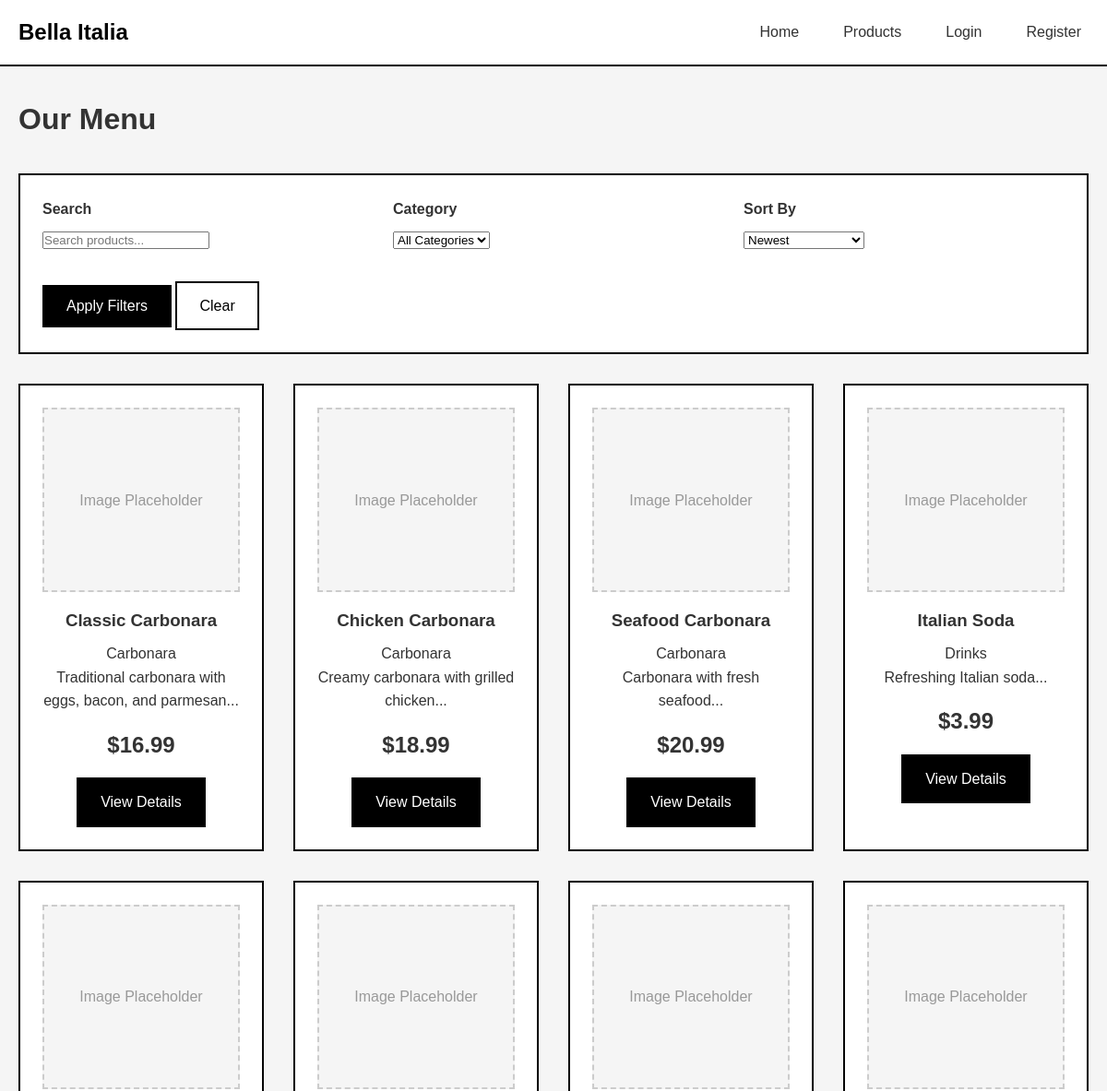
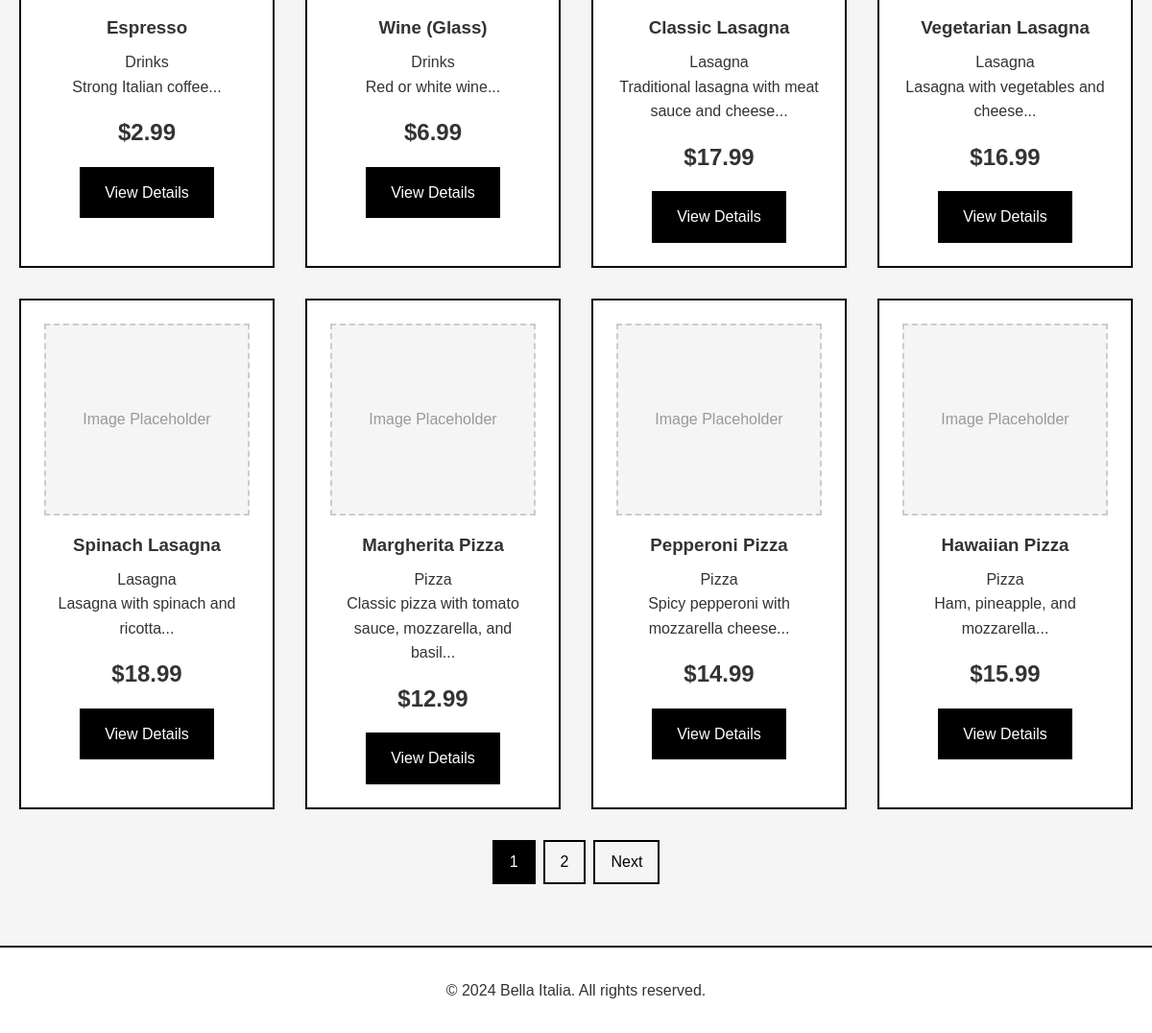
/products.php, run on the app's committed database (2 pictures, top to bottom).
### tables this page shows
CREATE TABLE IF NOT EXISTS products (
    id INT AUTO_INCREMENT PRIMARY KEY,
    name VARCHAR(255) NOT NULL,
    price DECIMAL(10, 2) NOT NULL,
    description TEXT,
    category_id INT NOT NULL,
    image VARCHAR(255) DEFAULT 'placeholder.jpg',
    availability ENUM('available', 'unavailable') DEFAULT 'available',
    created_at TIMESTAMP DEFAULT CURRENT_TIMESTAMP,
    FOREIGN KEY (category_id) REFERENCES categories(id) ON DELETE CASCADE
);

CREATE TABLE IF NOT EXISTS categories (
    id INT AUTO_INCREMENT PRIMARY KEY,
    name VARCHAR(100) NOT NULL UNIQUE,
    description TEXT,
    created_at TIMESTAMP DEFAULT CURRENT_TIMESTAMP
);

### config/db.php (called while the page is built, shortened)
<?php
function isLoggedIn() {
    return isset($_SESSION['user_id']);
}
?>

### products.php (the view, shortened to what this page needs)
<?php
require_once 'config/db.php';
$conn = getDBConnection();
$category_id = isset($_GET['category']) ? (int)$_GET['category'] : 0;
$search = isset($_GET['search']) ? trim($_GET['search']) : '';
$sort = isset($_GET['sort']) ? $_GET['sort'] : 'newest';
$page = isset($_GET['page']) ? (int)$_GET['page'] : 1;
$per_page = 12;
$offset = ($page - 1) * $per_page;
$where = "WHERE p.availability = 'available'";
$params = [];
$types = '';
$order_by = "ORDER BY p.created_at DESC";
switch ($sort) {
    case 'newest':
    default:
        $order_by = "ORDER BY p.created_at DESC";
        break;
}
$count_query = "SELECT COUNT(*) as total FROM products p $where";
$count_stmt = $conn->prepare($count_query);
$count_stmt->execute();
$total_products = $count_stmt->get_result()->fetch_assoc()['total'];
$total_pages = ceil($total_products / $per_page);
$query = "SELECT p.*, c.name as category_name FROM products p
          JOIN categories c ON p.category_id = c.id
          $where $order_by LIMIT ? OFFSET ?";
$params[] = $per_page;
$params[] = $offset;
$types .= 'ii';
$stmt = $conn->prepare($query);
if (!empty($types)) {
    $stmt->bind_param($types, ...$params);
}
$stmt->execute();
$products = $stmt->get_result()->fetch_all(MYSQLI_ASSOC);
?>
<!DOCTYPE html>
<html lang="en">
<head>
    <link rel="stylesheet" href="/college-pro/assets/css/style.css">
</head>
<body>
    <header>
        <div class="container">
            <nav>
                <a href="/college-pro/index.php" class="logo">Bella Italia</a>
                <ul class="nav-links">
                    <li><a href="/college-pro/index.php">Home</a></li>
                    <li><a href="/college-pro/products.php">Products</a></li>
                    <?php if (isLoggedIn()): ?>
                        <li><a href="/college-pro/cart/cart.php">Cart (<span class="cart-count">0</span>)</a></li>
                        <?php if (isAdmin()): ?>
                            <li><a href="/college-pro/admin/dashboard.php">Admin</a></li>
                        <?php else: ?>
                            <li><a href="/college-pro/customer/dashboard.php">Profile</a></li>
                        <?php endif; ?>
                        <li><a href="/college-pro/auth/logout.php">Logout</a></li>
                    <?php else: ?>
                        <li><a href="/college-pro/auth/login.php">Login</a></li>
                        <li><a href="/college-pro/auth/register.php">Register</a></li>
                    <?php endif; ?>
                </ul>
            </nav>
        </div>
    </header>
    <div class="container">
        <h1 style="margin: 2rem 0;">Our Menu</h1>
        <div class="filters">
            <form method="GET" action="">
                <div class="grid grid-3">
                    <div class="filter-group">
                        <label>Search</label>
                        <input type="text" name="search" placeholder="Search products..." value="<?php echo htmlspecialchars($search); ?>">
                    </div>
                    <div class="filter-group">
                        <label>Category</label>
                        <select name="category">
                            <option value="">All Categories</option>
                        </select>
                    </div>
                    <div class="filter-group">
                        <label>Sort By</label>
                        <select name="sort">
                            <option value="newest" <?php echo $sort === 'newest' ? 'selected' : ''; ?>>Newest</option>
                        </select>
                    </div>
                </div>
                <button type="submit" class="btn btn-primary" style="margin-top: 1rem;">Apply Filters</button>
                <a href="/college-pro/products.php" class="btn btn-secondary" style="margin-top: 1rem;">Clear</a>
            </form>
        </div>
        <?php if (count($products) > 0): ?>
            <div class="grid grid-3">
                <?php foreach ($products as $product): ?>
                    <div class="card product-card">
                        <div class="card-img">Image Placeholder</div>
                        <h3><?php echo htmlspecialchars($product['name']); ?></h3>
                        <p><?php echo htmlspecialchars($product['category_name']); ?></p>
                        <p><?php echo htmlspecialchars(substr($product['description'], 0, 100)) . '...'; ?></p>
                        <div class="price">$<?php echo number_format($product['price'], 2); ?></div>
                        <a href="/college-pro/product_details.php?id=<?php echo $product['id']; ?>" class="btn btn-primary">View Details</a>
                    </div>
                <?php endforeach; ?>
            </div>
            <?php if ($total_pages > 1): ?>
                <div class="pagination">
                    <?php for ($i = 1; $i <= $total_pages; $i++): ?>
                        <?php if ($i == $page): ?>
                            <span class="current"><?php echo $i; ?></span>
                        <?php else: ?>
                            <a href="?page=<?php echo $i; ?><?php echo $category_id ? '&category=' . $category_id : ''; ?><?php echo $search ? '&search=' . urlencode($search) : ''; ?>&sort=<?php echo $sort; ?>"><?php echo $i; ?></a>
                        <?php endif; ?>
                    <?php endfor; ?>
                    <?php if ($page < $total_pages): ?>
                        <a href="?page=<?php echo $page + 1; ?><?php echo $category_id ? '&category=' . $category_id : ''; ?><?php echo $search ? '&search=' . urlencode($search) : ''; ?>&sort=<?php echo $sort; ?>">Next</a>
                    <?php endif; ?>
                </div>
            <?php endif; ?>
        <?php else: ?>
            <div class="card">
                <p>No products found. Try adjusting your filters.</p>
            </div>
        <?php endif; ?>
    </div>
    <footer>
        <div class="container">
            <p>&copy; 2024 Bella Italia. All rights reserved.</p>
        </div>
    </footer>
</body>
</html>

### assets/css/style.css (style rules this page uses)
* { margin: 0; padding: 0; box-sizing: border-box; }
body { font-family: Arial, sans-serif; line-height: 1.6; color: #333; background-color: #f5f5f5; }
.container { max-width: 1200px; margin: 0 auto; padding: 0 20px; }
header { background-color: #fff; border-bottom: 2px solid #000; padding: 1rem 0; position: sticky; top: 0; z-index: 100; }
nav { display: flex; justify-content: space-between; align-items: center; flex-wrap: wrap; }
.logo { font-size: 1.5rem; font-weight: bold; color: #000; text-decoration: none; }
.nav-links { display: flex; list-style: none; gap: 2rem; align-items: center; }
.nav-links a { color: #333; text-decoration: none; padding: 0.5rem; transition: background-color 0.3s; }
.btn { display: inline-block; padding: 0.75rem 1.5rem; border: 2px solid #000; background-color: #fff; color: #000; text-decoration: none; cursor: pointer; font-size: 1rem; transition: all 0.3s; }
.btn-primary { background-color: #000; color: #fff; }
.btn-secondary { background-color: #fff; color: #000; }
.grid { display: grid; gap: 2rem; }
.grid-3 { grid-template-columns: repeat(auto-fit, minmax(250px, 1fr)); }
.card { background-color: #fff; border: 2px solid #000; padding: 1.5rem; transition: box-shadow 0.3s; }
.card-img { width: 100%; height: 200px; border: 2px dashed #ccc; background-color: #f5f5f5; display: flex; align-items: center; justify-content: center; margin-bottom: 1rem; color: #999; }
.product-card { text-align: center; }
.product-card h3 { margin-bottom: 0.5rem; }
.product-card .price { font-size: 1.5rem; font-weight: bold; margin: 1rem 0; }
.filters { background-color: #fff; border: 2px solid #000; padding: 1.5rem; margin-bottom: 2rem; }
.filter-group { margin-bottom: 1rem; }
.filter-group label { display: block; margin-bottom: 0.5rem; font-weight: bold; }
.pagination { display: flex; justify-content: center; gap: 0.5rem; margin: 2rem 0; }
.pagination a, .pagination span { padding: 0.5rem 1rem; border: 2px solid #000; text-decoration: none; color: #000; }
.pagination .current { background-color: #000; color: #fff; }
footer { background-color: #fff; border-top: 2px solid #000; padding: 2rem 0; margin-top: 4rem; text-align: center; }

### data on the page
products: name "Classic Carbonara", category.name "Carbonara", description "Traditional carbonara with eggs, bacon, and parmesan", price "16.99"
products: name "Chicken Carbonara", category.name "Carbonara", description "Creamy carbonara with grilled chicken", price "18.99"
products: name "Seafood Carbonara", category.name "Carbonara", description "Carbonara with fresh seafood", price "20.99"
products: name "Italian Soda", category.name "Drinks", description "Refreshing Italian soda", price "3.99"
products: name "Espresso", category.name "Drinks", description "Strong Italian coffee", price "2.99"
products: name "Wine (Glass)", category.name "Drinks", description "Red or white wine", price "6.99"
products: name "Classic Lasagna", category.name "Lasagna", description "Traditional lasagna with meat sauce and cheese", price "17.99"
products: name "Vegetarian Lasagna", category.name "Lasagna", description "Lasagna with vegetables and cheese", price "16.99"
products: name "Spinach Lasagna", category.name "Lasagna", description "Lasagna with spinach and ricotta", price "18.99"
products: name "Margherita Pizza", category.name "Pizza", description "Classic pizza with tomato sauce, mozzarella, and basil", price "12.99"
products: name "Pepperoni Pizza", category.name "Pizza", description "Spicy pepperoni with mozzarella cheese", price "14.99"
products: name "Hawaiian Pizza", category.name "Pizza", description "Ham, pineapple, and mozzarella", price "15.99"
